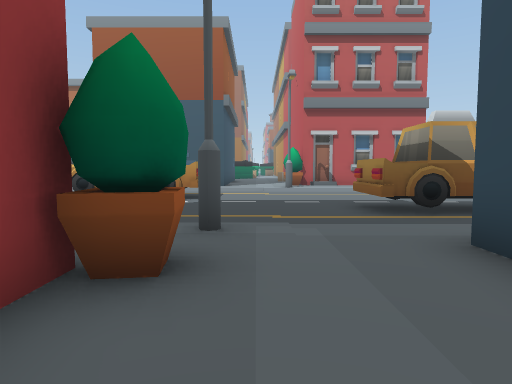
view 1 (above)

24 first-person views from a walk through a 3-D level made in the Unity game engine. The camera is 1.5 m above the floor, tilts 4° down and sees 75° across. The floor is counted in squares, 2 m on a side. Each view is taken from the middle of a square. On the plan, view 1 faces up. The plan holds only what a view shows up to about 11 squares ahead; the rest is blank. The place goes on beyond the plan. The player character is not drawn. Some surface patterns are stand-ins.

view 2
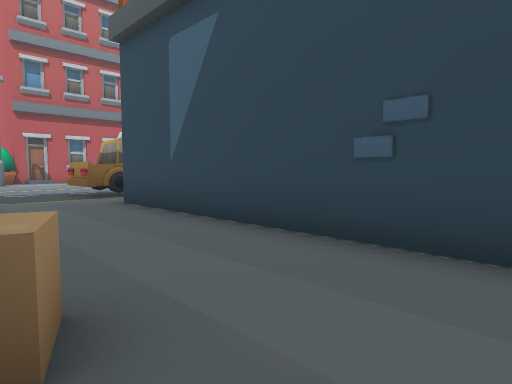

view 3
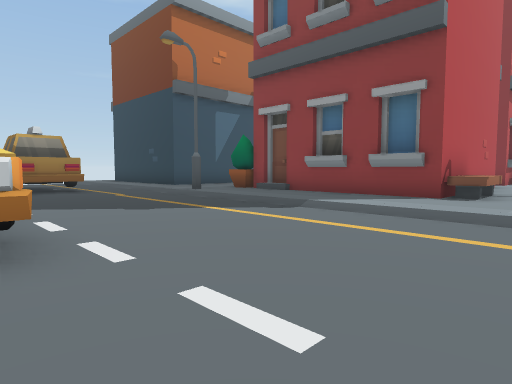

view 4
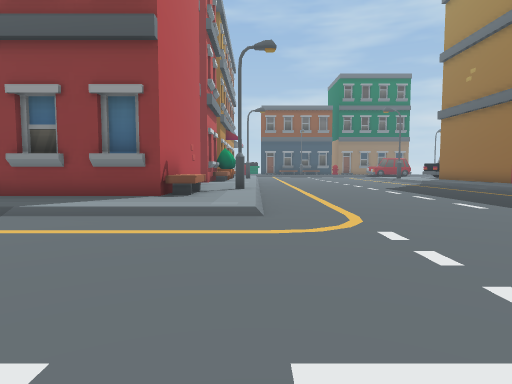

view 5
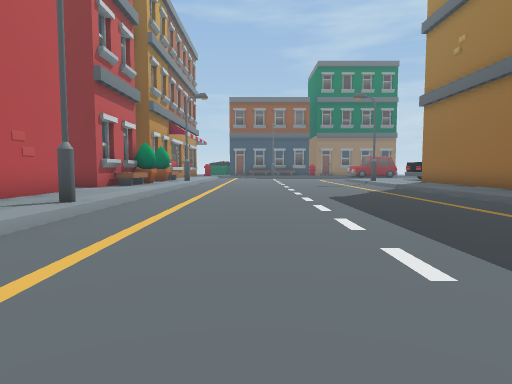

view 6
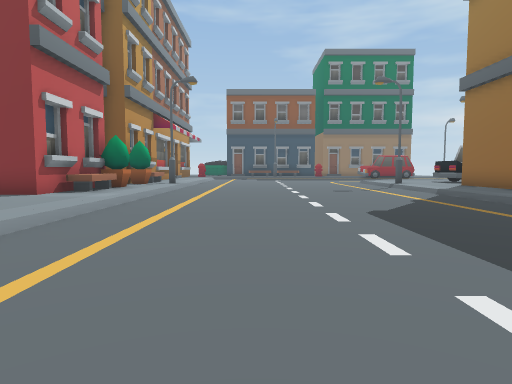

view 7
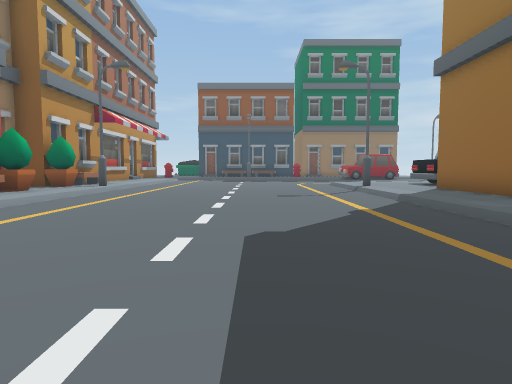

view 8
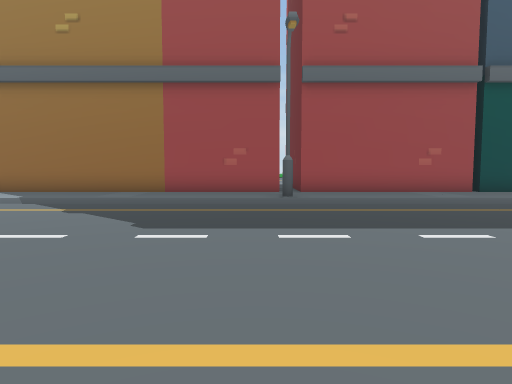

view 9
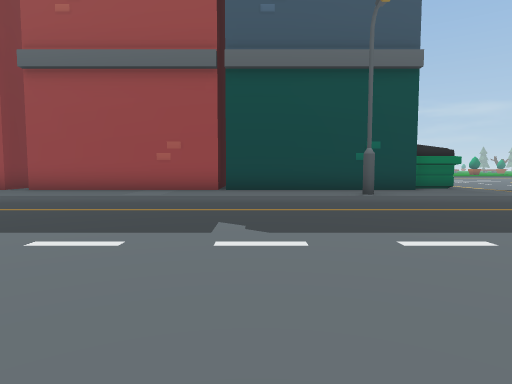

view 10
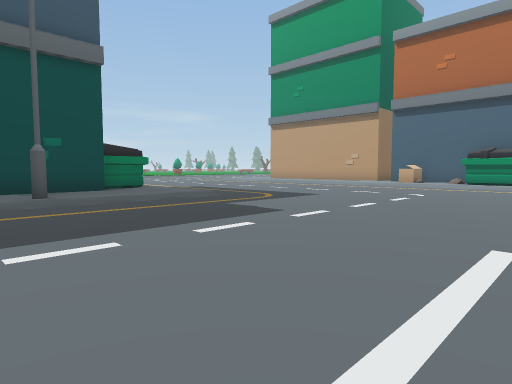

view 11
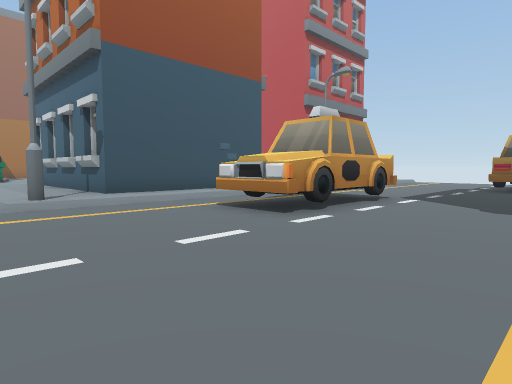

view 12
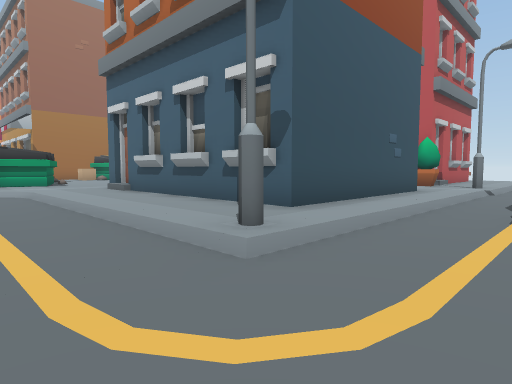

view 13
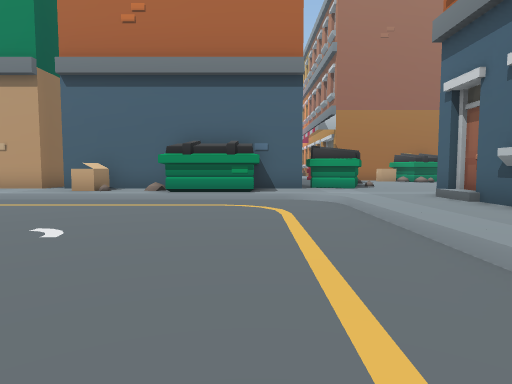

view 14
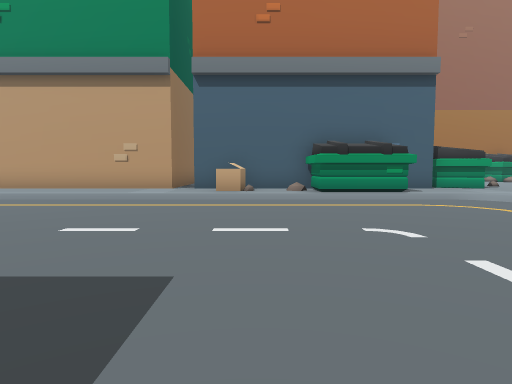

view 15
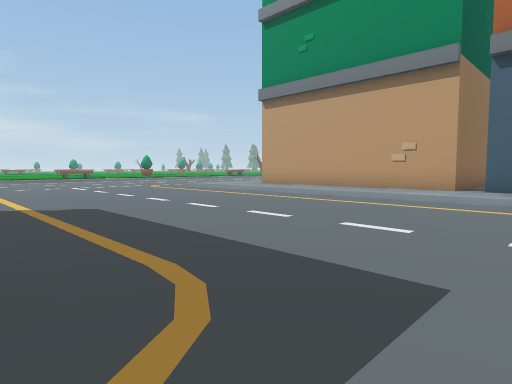

view 16
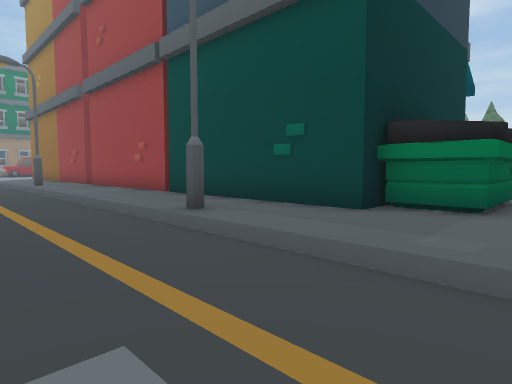

view 17
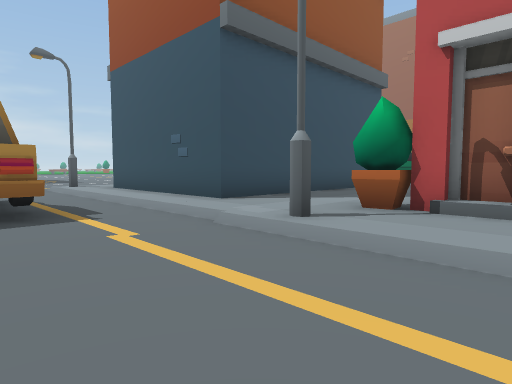

view 18
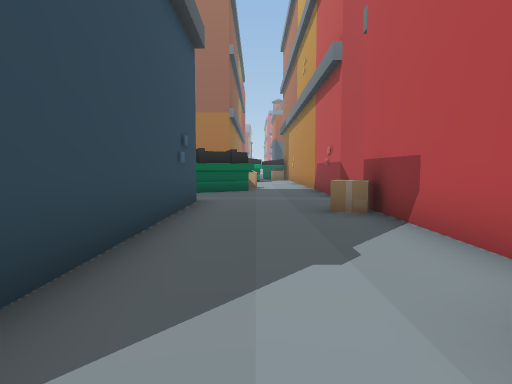

view 19
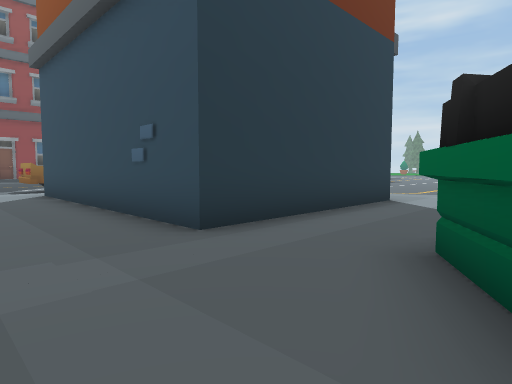

view 20
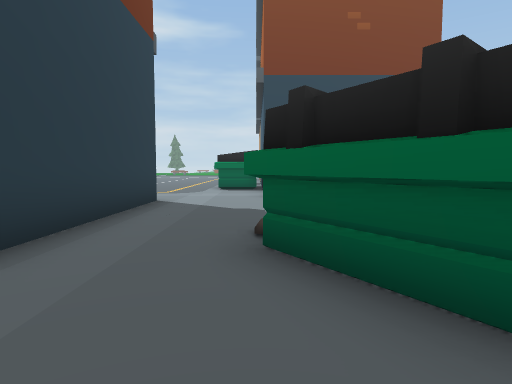

view 21
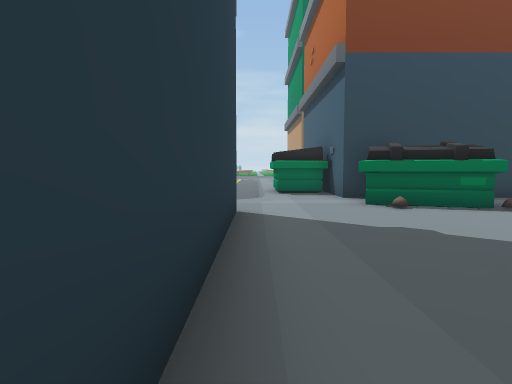

view 22
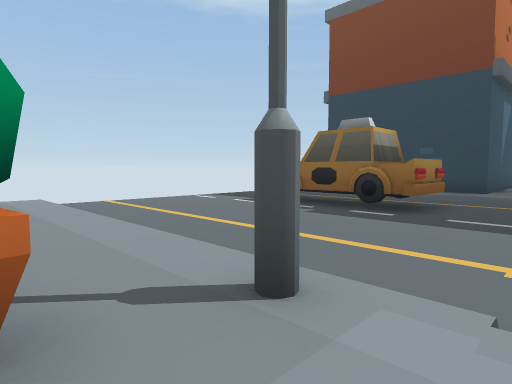

view 23
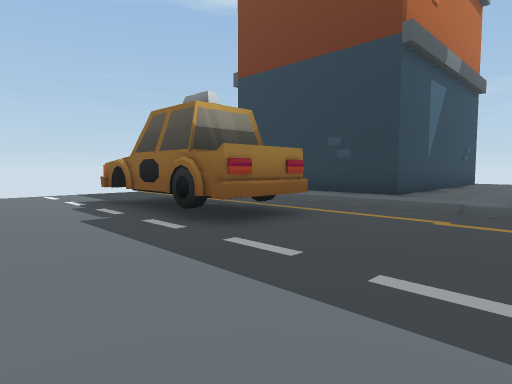

view 24
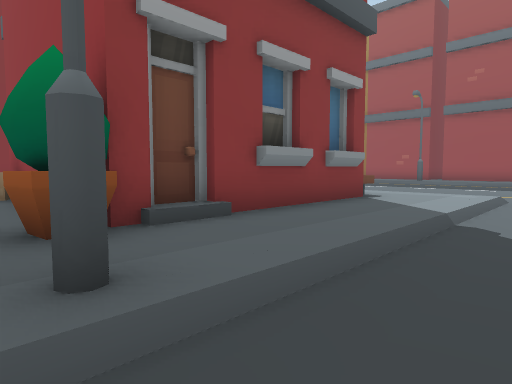

### Floor plan
Key: @ floor where view 1 was taken; # wall or solid block; . main floor; : floor 0.25 m higher than the main floor; / step, stairs or slope; T thing the floor can be seen under or through; B building; O other object.
Columns run from 21 left of view 1 to 5 right of it. Each row starts with its distance up from view 1.
 25 ####B      BBO:::: OOO:B
 24 :::: BBBBBB :O:::::O:::B
 23 :::: BB BBB :::::::::: B
 22 ////////////::::::::::
 21 ............///#####::
 20 ............/:##   #:: B
 19 ............/:#    #:: B
 18 ............/:#    #:: B
 17 ............/:#    #:: B
 16 ............/:#    #:: B B
 15 ............/:######:: B BB
 14  ///......../#::::::::
 13 BB::........//////////#////
 12 BB :.......................
 11  B :...........#####.......
 10  B #...........#####.......
  9  B :.......................
  8  B :....................TTT
  7  B :....................TT
  6 ## :.......................
  5  # :.......................
  4  #::......../:::::::#:::::
  3  #::......../       B::####
  2  #::......../ BBBBBBB::#
  1  #::......../ B      ::#
  0  ::#........# B      @:#
 -1 ##::......../ B      ::#
 -2  #::......../ B     B::#
 -3  #::......../ B      ::#
 -4  #::......../       :::#
 -5  #::......../ BB
 -6  #::......../ B
 -7  #::......../ B
 -8  #::......../ B
 -9  #::......../
-10  :::......../ BB

Positions as (right, up) in squares from view 1, and headings:
1: (0, 0), facing up
2: (-1, -4), facing up-right
3: (-9, 10), facing down-right
4: (-9, 10), facing down
5: (-12, 6), facing down
6: (-12, 3), facing down
7: (-14, 1), facing down
8: (-9, -1), facing left
9: (-10, 7), facing left
10: (-10, 8), facing up-left
11: (-10, 6), facing up-right
12: (-11, 11), facing up-right
13: (-11, 14), facing up
14: (-15, 14), facing up
15: (-15, 14), facing up-left
16: (-15, 14), facing down-left
17: (4, 10), facing up-left
18: (0, 14), facing up
19: (1, 25), facing down-left
20: (1, 24), facing left
21: (-1, 22), facing left
22: (0, 15), facing down-right
23: (-1, 11), facing down-right
24: (0, 6), facing down-left
